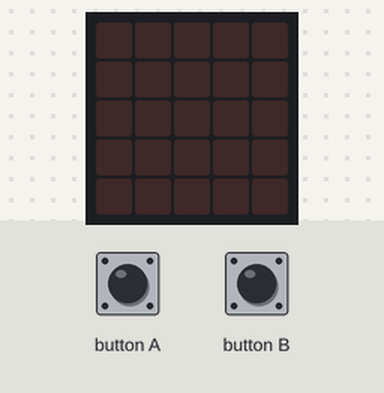
Simulated run of this program. Board: Calliope mini (MakeCode). On the bench: the board's 5×5 LED display. The test bench sets the inputs (shaded band).

Above: at 1.2 s.
1.3 s: button A pressed for 0.15 s
At 2.2 s:
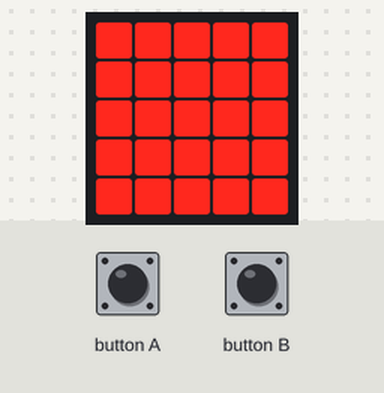
Timing chart, 0 to 4.3 s (numbered marks = the images above; inputs shaded):
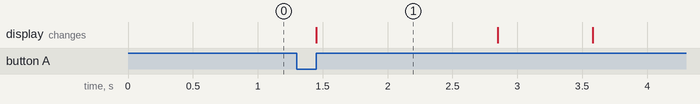

Measured:
- after the input at 1.3 s, the display: changes after 0.15 s (image 1)
- what the display in image 1 shows lasts 1.3 s, from 1.5 s to 2.8 s

The program:

main.ts
```typescript
function Buchstabenabstand () {
    basic.pause(6 * dit)
}
function Dah () {
    basic.showLeds(`
        # # # # #
        # # # # #
        # # # # #
        # # # # #
        # # # # #
        `)
    basic.pause(dah)
    basic.showLeds(`
        . . . . .
        . . . . .
        . . . . .
        . . . . .
        . . . . .
        `)
}
function Dit () {
    basic.showLeds(`
        # # # # #
        # # # # #
        # # # # #
        # # # # #
        # # # # #
        `)
    basic.pause(dit)
    basic.showLeds(`
        . . . . .
        . . . . .
        . . . . .
        . . . . .
        . . . . .
        `)
}
function Wortabstand () {
    basic.pause(14 * dit)
}
input.onButtonEvent(Button.A, input.buttonEventClick(), function () {
    if (!(Dauermodus)) {
        MorceCode(Text)
    }
})
input.onButtonEvent(Button.B, input.buttonEventClick(), function () {
    if (Dauermodus) {
        Dauermodus = 0
    } else {
        Dauermodus = 1
    }
})
function CodeTabelle (Zeichen: string) {
    Code = ""
    if (Zeichen == "A") {
        Code = ".-"
    }
    if (Zeichen == "B") {
        Code = "-..."
    }
    if (Zeichen == "C") {
        Code = "-.-."
    }
    if (Zeichen == "D") {
        Code = "-.."
    }
    if (Zeichen == "E") {
        Code = "."
    }
    if (Zeichen == "F") {
        Code = "..-."
    }
    if (Zeichen == "G") {
        Code = "--."
    }
    if (Zeichen == "H") {
        Code = "...."
    }
    if (Zeichen == "I") {
        Code = ".."
    }
    if (Zeichen == "J") {
        Code = ".---"
    }
    if (Zeichen == "K") {
        Code = "-.-"
    }
    if (Zeichen == "L") {
        Code = ".-.."
    }
    if (Zeichen == "M") {
        Code = "--"
    }
    if (Zeichen == "N") {
        Code = "-."
    }
    if (Zeichen == "O") {
        Code = "---"
    }
    if (Zeichen == "P") {
        Code = ".--."
    }
    if (Zeichen == "Q") {
        Code = "--.-"
    }
    if (Zeichen == "R") {
        Code = ".-."
    }
    if (Zeichen == "S") {
        Code = "..."
    }
    if (Zeichen == "T") {
        Code = "-"
    }
    if (Zeichen == "U") {
        Code = "..-"
    }
    if (Zeichen == "V") {
        Code = "...-"
    }
    if (Zeichen == "W") {
        Code = ".--"
    }
    if (Zeichen == "X") {
        Code = "-..-"
    }
    if (Zeichen == "Y") {
        Code = "-.--"
    }
    if (Zeichen == "Z") {
        Code = "--.."
    }
    for (let Index = 0; Index <= Code.length; Index++) {
        if (Code.substr(Index, 1) == ".") {
            Dit()
        }
        if (Code.substr(Index, 1) == "-") {
            Dah()
        }
        if (Index < Code.length) {
            Symbolabstand()
        }
    }
}
function MorceCode (Satz: string) {
    for (let Index = 0; Index <= Satz.length; Index++) {
        CodeTabelle(Satz.substr(Index, 1))
        if (Index < Satz.length) {
            if (Satz.substr(Index + 1, 1) == " ") {
                Wortabstand()
            } else {
                Buchstabenabstand()
            }
        }
    }
}
function Symbolabstand () {
    basic.pause(dit)
}
let Code = ""
let Dauermodus = 0
let Text = ""
let dah = 0
let dit = 0
dit = 333
dah = 3 * dit
Text = "CALLIOPE MINI "
Dauermodus = 0
basic.forever(function () {
    if (Dauermodus) {
        MorceCode(Text)
    }
})
```

test.ts
```typescript
// Hier kann man Tests durchführen; diese Datei wird nicht kompiliert, wenn dieses Paket als Erweiterung verwendet wird.
```
